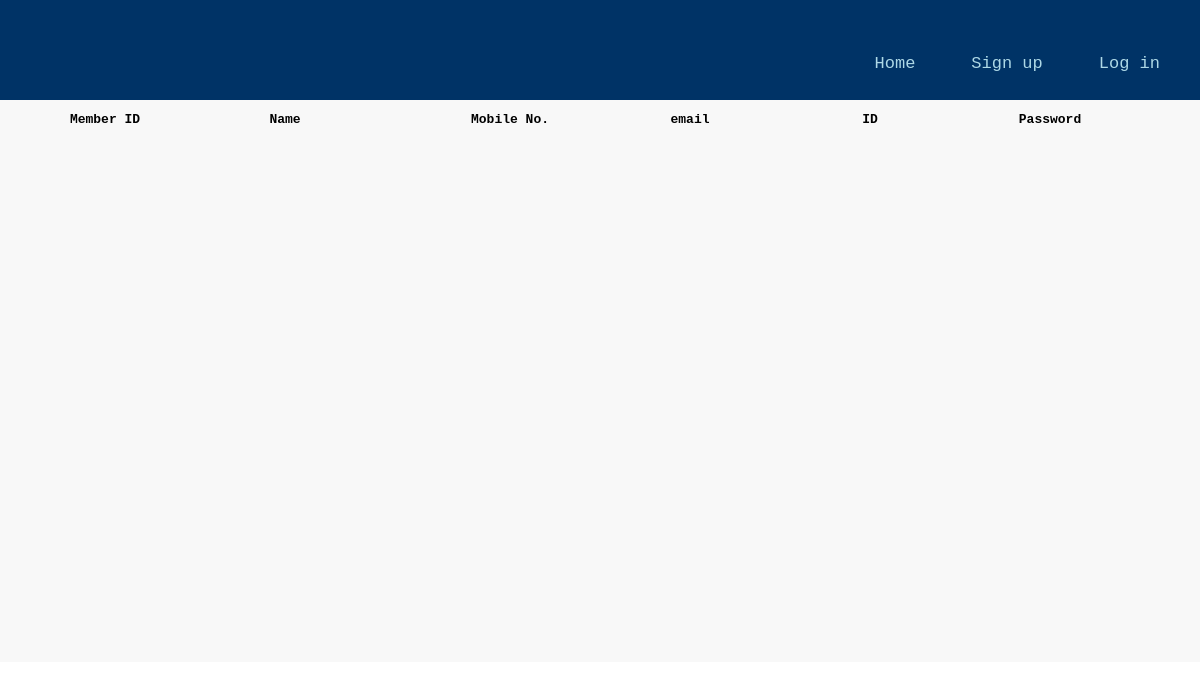
/membermanagement.php, run on an earlier commit of the app's database.
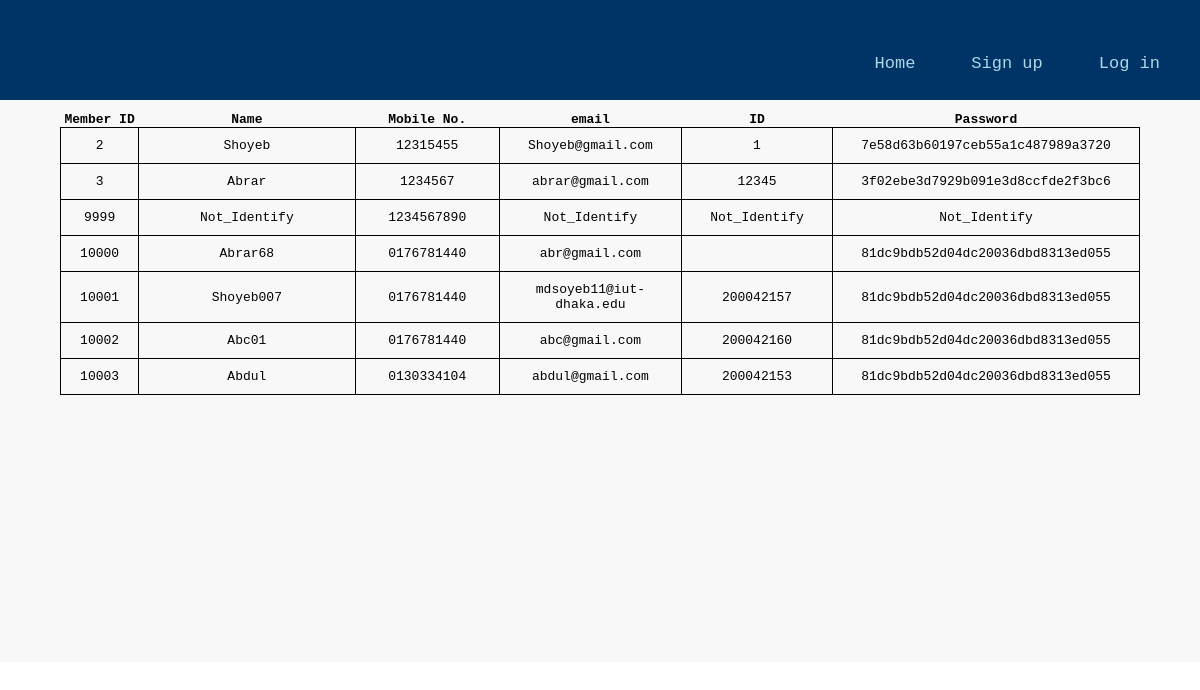
And on a later commit of the database.
### tables this page shows
CREATE TABLE `member` (
  `memberId` int(15) NOT NULL,
  `firstName` varchar(45) NOT NULL,
  `mobileNo` varchar(10) NOT NULL,
  `email` varchar(45) NOT NULL,
  `SID` varchar(45) NOT NULL,
  `password` varchar(45) NOT NULL
);

### membermanagement.php (the view, shortened to what this page needs)
<?php 	require_once('connect.php'); ?>
<!DOCTYPE html>
<html>
  <head>
    <link rel="stylesheet" type="text/css" href="admin.css">
  </head>
  <div class="header">
    <div class="logoWrapper">
      <div class="topnav">
        <a href="staffsignin.php">Log in</a>
        <a href="staffregister.php">Sign up</a>
        <a href="management.php">Home</a>
      </div>
    </div>
  </div>
  <body>
    <div class="row">
    <div class="content">
      <div class="boxWrapper">
        <div class="">
          <table>
                  <col width="5%">
                  <col width="15%">
                  <col width="10%">
                  <col width="10%">
                  <col width="10%">
                  <col width="10%">
                  <tr>
                      <th>Member ID</th>
                      <th>Name</th>
                      <th>Mobile No.</th>
                      <th>email</th>
                      <th>ID</th>
                      <th>Password</th>
                  </tr>
  		 <?php
  				 	$q="SELECT *,memberId FROM `member`";
  					$result=$mysqli->query($q);
  				 while($row=$result->fetch_array()){ ?>
                   <tr>
                      <td><?=$row['memberId']?></td>
                      <td><?=$row['firstName']?></td>
                      <td><?=$row['mobileNo']?></td>
                      <td><?=$row['email']?></td>
                      <td><?=$row['SID']?></td>
                      <td><?=$row['password']?></td>
                  </tr>
  				<?php } ?>
              </table>
        </div>
      </div>
    </div>
  </body>
</html>

### admin.css (style rules this page uses)
* { font-family: monospace; margin:0; padding:0; box-sizing:border-box; }
a { text-decoration: none; }
.topnav { overflow: hidden; }
.topnav a { margin-right: 2%; float: right; color: lightblue; text-align: center; vertical-align: middle; line-height: 70px; padding: 14px 16px; text-decoration: none; font-size: 17px; }
.logoWrapper { height: 100px; position: relative; }
.header { background-color: #003366; }
.row:after { content: ""; display: table; clear: both; }
.row { background-color: rgba(239,239,239,0.45); }
.content { float: left; width: 100%; margin-top: 1%; }
.boxWrapper { padding-left: 5%; padding-right: 5%; width: 100%; height: 550px; }
tr { text-align: center; }
td { border: 1px solid black; padding: 10px; }
table { border-collapse: collapse; width: 100%; }

What changed in the data, as far as the page shows it:
added member: memberId "2", firstName "Shoyeb", mobileNo "12315455", email "Shoyeb@gmail.com", SID "1", password "7e58d63b60197ceb55a1c487989a3720"
added member: memberId "3", firstName "Abrar", mobileNo "1234567", email "abrar@gmail.com", SID "12345", password "3f02ebe3d7929b091e3d8ccfde2f3bc6"
added member: memberId "9999", firstName "Not_Identify", mobileNo "1234567890", email "Not_Identify", SID "Not_Identify", password "Not_Identify"
added member: memberId "10000", firstName "Abrar68", mobileNo "0176781440", email "abr@gmail.com", password "81dc9bdb52d04dc20036dbd8313ed055"
added member: memberId "10001", firstName "Shoyeb007", mobileNo "0176781440", email "mdsoyeb11@iut-dhaka.edu", SID "200042157", password "81dc9bdb52d04dc20036dbd8313ed055"
added member: memberId "10002", firstName "Abc01", mobileNo "0176781440", email "abc@gmail.com", SID "200042160", password "81dc9bdb52d04dc20036dbd8313ed055"
added member: memberId "10003", firstName "Abdul", mobileNo "0130334104", email "abdul@gmail.com", SID "200042153", password "81dc9bdb52d04dc20036dbd8313ed055"
